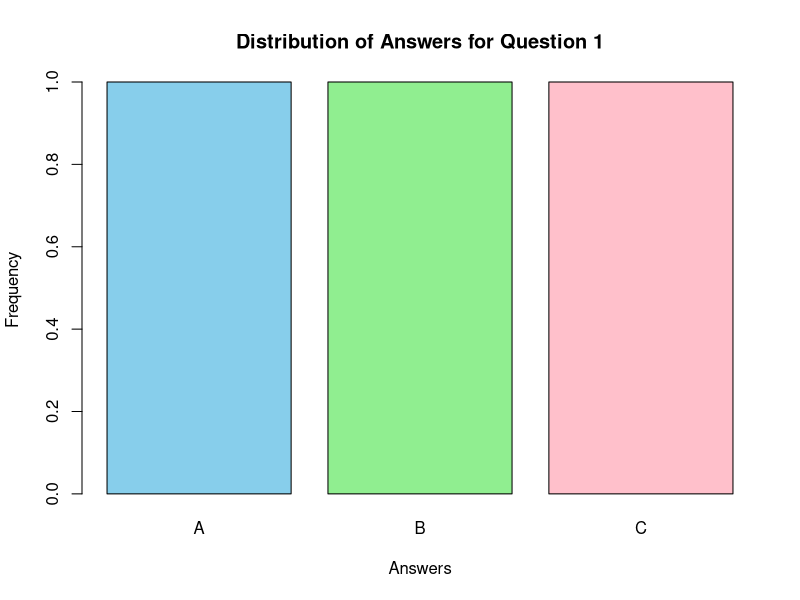

The R source for this figure:
survey_data <- data.frame(
  Survey_ID = c(1, 2, 3),
  Question1 = c("A", "B", "C"),
  Question2 = c("B", "A", "A"),
  Question3 = c("C", "D", "B")
)

# Display Dataset
print(survey_data)

q1_count <- table(survey_data$Question1)

barplot(
  q1_count,
  main = "Distribution of Answers for Question 1",
  xlab = "Answers",
  ylab = "Frequency",
  col = c("skyblue", "lightgreen", "pink")
)
